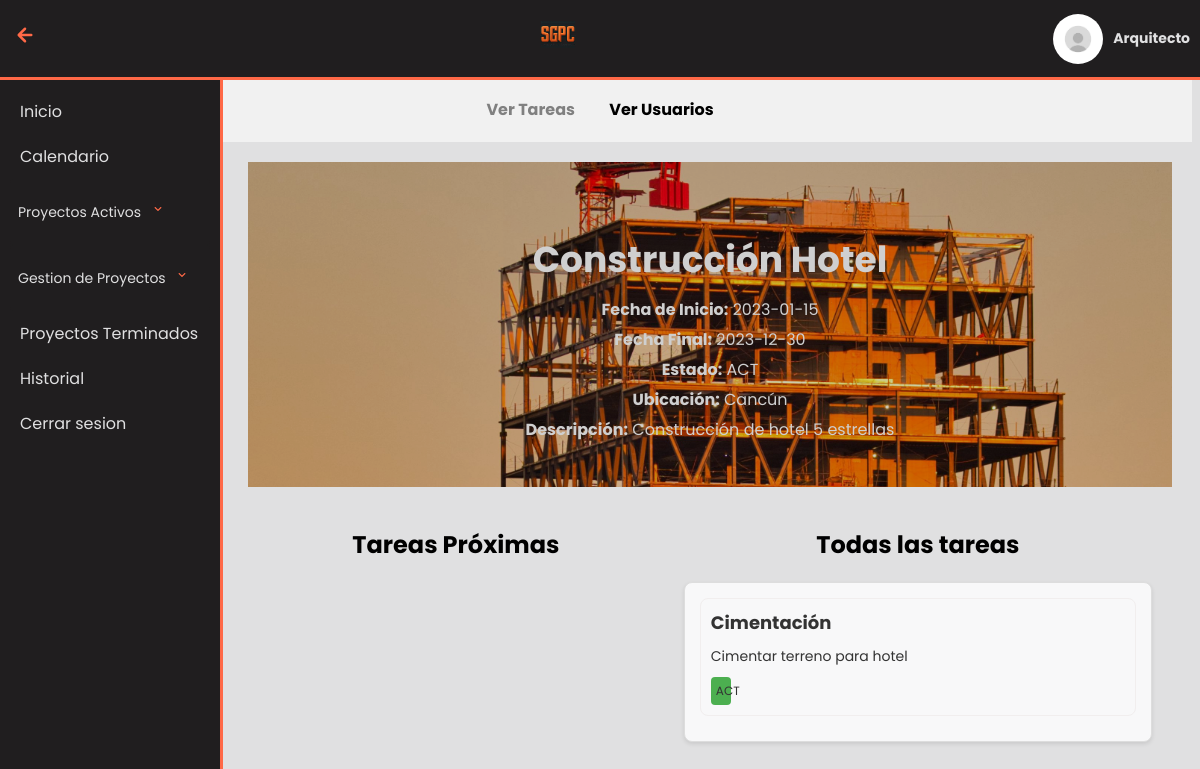
The page /MenuArquitecto/Proyectos.php?idProyecto=1 (signed in) on the database its author committed.
### tables this page shows
CREATE TABLE Proyecto (
    idProyecto INT AUTO_INCREMENT PRIMARY KEY,
    nombre VARCHAR(100) NOT NULL,
    descripcion VARCHAR(200) NOT NULL,
    ubicacion VARCHAR(100) NOT NULL,
    fechaInicio DATE NOT NULL,
    fechaFinal DATE NOT NULL,
    estado CHAR(3) NOT NULL,
    FOREIGN KEY (estado) REFERENCES Estado(codigo)
);

CREATE TABLE ProyectoTarea (
    idProyecto INT NOT NULL,
    idTarea int NOT NULL,
    fechaInicio DATE NOT NULL,
    fechaFinal DATE NOT NULL,
    PRIMARY KEY (idProyecto, idTarea),
    FOREIGN KEY (idProyecto) REFERENCES Proyecto(idProyecto),
    FOREIGN KEY (idTarea) REFERENCES Tarea(idTarea)
);

CREATE TABLE Tarea (
    idTarea int auto_increment PRIMARY KEY,
    titulo VARCHAR(40) NOT NULL,
    descripcion VARCHAR(100) NOT NULL,
    estado CHAR(3) NOT NULL,
    idProyecto INT NOT NULL,
    FOREIGN KEY (estado) REFERENCES Estado(codigo),
    FOREIGN KEY (idProyecto) REFERENCES Proyecto(idProyecto)
);

### MenuArquitecto/consultas.php (called while the page is built, shortened)
<?php
include '../conexion.php';
class consultas
{
    public function getTareas($proyecto)
    {
        $conexion = new conexion();
        $tareas = array();
        if ($conexion->connect()) {
            $con = $conexion->getConexion();
            $query = "SELECT
                  T.titulo AS NombreTarea,
                  T.descripcion AS DescripcionTarea,
                  T.estado,
                  T.idTarea AS idTarea,
                  PT.fechaInicio,
                  PT.fechaFinal
                FROM
                  Proyecto AS P
                  INNER JOIN ProyectoTarea AS PT ON P.idProyecto = PT.idProyecto
                  INNER JOIN Tarea AS T ON PT.idTarea = T.idTarea
                WHERE
                  P.idProyecto = ?
                ORDER BY PT.fechaFinal DESC";
            $stmt = $con->prepare($query);
            $stmt->bind_param("i", $proyecto);
            $stmt->execute();
            $result = $stmt->get_result();
            if ($result) {
                while ($row = mysqli_fetch_assoc($result)) {
                    $tareas[] = $row;
                }
            } else {
                echo "No se encontraron Tareas.";
            }
        }
        return $tareas;
    }
    public function getInfoProyecto($idProyecto)
    {
        $conexion = new conexion();
        $infoProyecto = null;
        if ($conexion->connect()) {
            $con = $conexion->getConexion();
            $query = "SELECT * FROM Proyecto WHERE idProyecto = ?";
            $stmt = $con->prepare($query);
            $stmt->bind_param("i", $idProyecto);
            $stmt->execute();
            $result = $stmt->get_result();
            if ($result->num_rows > 0) {
                $infoProyecto = $result->fetch_assoc();
            } else {
            }
        } else {
        }
        return $infoProyecto;
    }
    public function obtenerPrimerasTareas($proyecto, $cantidad)
    {
        $tareas = array();
        return $tareas;
    }
}

### conexion.php (called while the page is built, shortened)
<?php
class conexion
{
    private $HOST = "localhost";
    private $USER = "root";
    private $PASS = "";
    private $DB = "sgpc";
    public function connect()
    {
        $this->CON = mysqli_connect($this->HOST, $this->USER, $this->PASS, $this->DB);
        if (mysqli_connect_errno()) {
            echo "Error de conexión: " . mysqli_connect_error();
            return false;
        } else {
            return true;
        }
    }
}

### MenuArquitecto/Proyectos.php (the view, shortened to what this page needs)
<?php
function getTaskStateClass($estado)
{
    switch ($estado) {
        case 'ACT':
            return 'active-state';
    }
}
include 'consultas.php';
$consultas = new Consultas();
$proyectos = $consultas->getProyectos();
if ($proyectos) {
    $proyecto = isset($_GET['idProyecto']) ? $_GET['idProyecto'] : null;
    $idProyecto = isset($_SESSION['idProyecto']) ? $_SESSION['idProyecto'] : ($proyecto ? $proyecto : ($proyectos ? $proyectos[0]['idProyecto'] : null));
    if ($proyecto !== null) {
        $tareas = $consultas->getTareas($proyecto);
        $infoProyecto = $consultas->getInfoProyecto($idProyecto);
    } else {
        echo "No se encontró el proyecto.";
    }
} else {
    echo "No se encontraron proyectos.";
}
?>
<!DOCTYPE html>
<html lang="en">
<head>
    <link rel="stylesheet" href="../css/proyectos.css">
</head>
<body>
    <?php
    include "plantillas/header.php";
    include "plantillas/miniBar.php"
    ?> <section>
        <?php
        include "plantillas/menu.php";
        ?>
        <main>
            <div class="project-banner">
                <div class="project-banner-overlay"></div>
                <h1><?php echo $infoProyecto['nombre']; ?></h1>
                <p><strong>Fecha de Inicio:</strong> <?php echo $infoProyecto['fechaInicio']; ?></p>
                <p><strong>Fecha Final:</strong> <?php echo $infoProyecto['fechaFinal']; ?></p>
                <p><strong>Estado:</strong> <?php echo $infoProyecto['estado']; ?></p>
                <p><strong>Ubicación:</strong> <?php echo $infoProyecto['ubicacion']; ?></p>
                <p><strong>Descripción:</strong> <?php echo $infoProyecto['descripcion']; ?></p>
            </div>
            <div class="project-list">
                <div class="left-section">
                    <h2>Tareas Próximas</h2>
            </div>
            <div class="right-section">
                <h2>Todas las tareas</h2>
                <ul class="task-list">
                    <?php
                    if (isset($tareas)) {
                        foreach ($tareas as $tarea) {
                            echo "<li class='task-item'>";
                            echo "<a href='detalleTarea.php?idTarea=" . $tarea["idTarea"] . "' class='upcoming-task " . strtolower($tarea["estado"]) . "-state-left'>";
                            echo "<div class='task-header'>";
                            echo "<div class='task-name'>" . $tarea["NombreTarea"] . "</div>";
                            echo "<div class='task-description'>" . $tarea['DescripcionTarea'] . "</div>";
                            echo "<div class='task-state " . getTaskStateClass($tarea["estado"]) . "'>" .
                                $tarea["estado"] . "</div>";
                            echo "</div>";
                            echo "</a>";
                            echo "</li>";
                        }
                    }
                    ?>
                </ul>
            </div>
            </div>
        </main>
    </section>
</body>
</html>

### css/proyectos.css (style rules this page uses)
* { font-family: "Poppins"; }
body { background-color: #e0e0e1; margin-top: 77px; }
main { margin-left: 220px; padding: 20px; }
.project-banner { position: relative; text-align: center; color: #fff; padding: 40px; background: url("../img/building_construction_frame_223639_3840x2160.jpg") no-repeat center center fixed; background-size: cover; }
.project-banner-overlay { position: absolute; top: 0; left: 0; width: 100%; height: 100%; background-color: rgba(0, 0, 0, 0.19); }
.project-banner h1, .project-banner p { z-index: 1; }
.project-banner h1 { font-size: 36px; margin-bottom: 10px; }
.project-banner p { font-size: 16px; margin: 5px 0; }
.project-list { margin-top: 20px; display: flex; }
.left-section { display: flex; flex-direction: column; width: 45%; }
.upcoming-task { text-decoration: none; color: #333; margin-bottom: 10px; border: 1px solid #f1eeee; border-radius: 8px; padding: 10px; display: flex; justify-content: space-between; align-items: center; background-color: #f8f8f9; }
.task-state { font-size: 12px; padding: 5px; border-radius: 4px; display: inline-block; }
.right-section .task-state { font-size: 12px; padding: 5px; border-radius: 4px; display: inline-block; max-width: 5%; }
.right-section .active-state, .right-section .pending-state, .right-section .finished-state, .right-section .canceled-state, .right-section .delayed-state { width: auto; padding: 5px; border-radius: 4px; }
.right-section { flex: 2; padding: 20px; overflow-y: auto; }
.right-section h2 { text-align: center; margin-top: 0px; margin-bottom: px; }
.left-section h2 { text-align: center; }
.task-description { font-size: 14px; margin-bottom: 10px; }
.active-state { background-color: #4caf50; margin-right: 50px; }
.task-list { list-style: none; padding: 0; }
.task-item { background-color: #f8f8f9; border: 1px solid #ddd; border-radius: 8px; margin-bottom: 10px; padding: 15px; box-shadow: 0 2px 4px rgba(0, 0, 0, 0.1); transition: box-shadow 0.3s ease-in-out; }
.task-header { display: flex; flex-direction: column; }
.task-name { font-size: 18px; font-weight: bold; margin-bottom: 10px; }

### rows shown on the page
proyecto: nombre "Construcción Hotel", fechaInicio "2023-01-15", fechaFinal "2023-12-30", estado "ACT", ubicacion "Cancún", descripcion "Construcción de hotel 5 estrellas"
proyectotarea: idTarea.titulo "Cimentación", idTarea.descripcion "Cimentar terreno para hotel", idTarea.estado "ACT"
